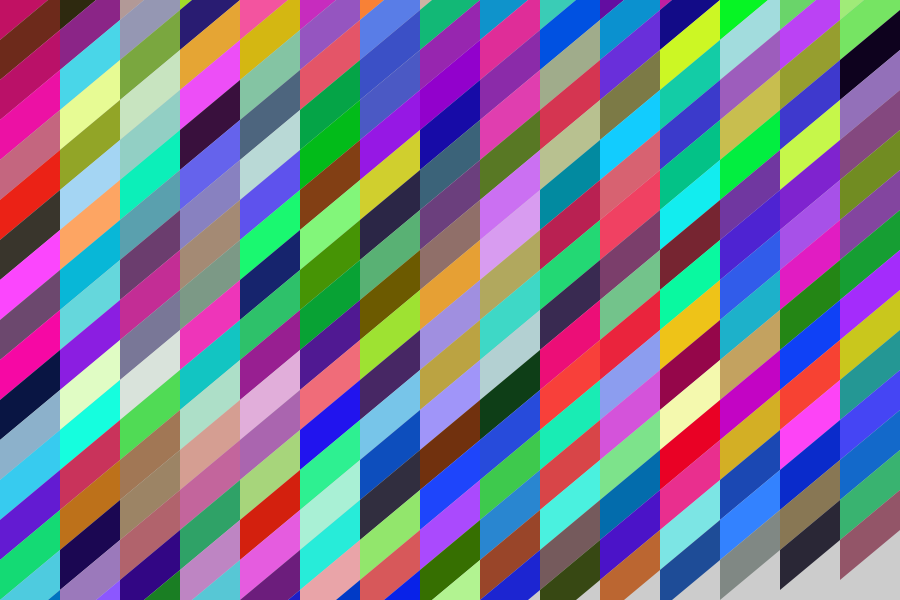
Frame 1 (no input)
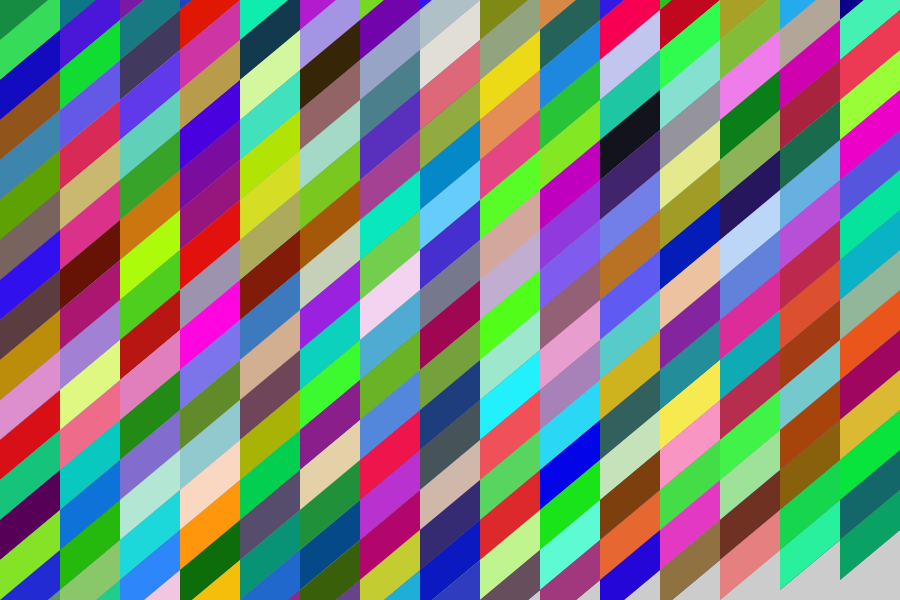
Frame 2 (the mouse pressed at the canvas centre, redrawn once)

The Processing sketch that drew these frames (run headless with seeded random() and noise(); the mouse was pressed at the canvas centre and the sketch redrawn once):

// Processing sketch: codingBridgetRiley_05
// ── codingBridgetRiley_05.pde
// A sketch attempting to recreate the work of Bridget Riley
// After examining her work, 'Cool Place',
// the first step is to create the basica element:
// a parallelogram using quad()

// the height of on of the sides
float quadSideHeight=40;

// the width of the quad()
float quadWidth=60;

// the amount the right side is shifted up
float quadSkew=50;

void setup() {
  
  size(900, 600);
  noLoop();
  
}

void draw() {
  
  // calculate how many "rows" and "columns" of parallelograms to draw
  int qty_cols = int(width/quadWidth)+1;
  int qty_rows = int(height/(quadSideHeight))+4;
  
  for (int y = 0; y < qty_rows; y++) {
    
    for (int x = 0; x < qty_cols; x++) {
      
      color fillColor = color(random(256), random(256), random(256));
      fill(fillColor);
      
      drawParallelogram(x*quadWidth, y*quadSideHeight-((quadSkew-quadSideHeight)*x));
      
    }
    
  }
  
}

void drawParallelogram(float _x, float _y) {

  // we moved this from the global scope just to clean things up
  float[] pts_x = new float[4];
  float[] pts_y = new float[4];

  // a function that performs the calculations of the points
  // we can actually pass the arrays for the points to it!
  calculatePoints(_x, _y, pts_x, pts_y);

  noStroke();
  quad(pts_x[0], pts_y[0], pts_x[1], pts_y[1], pts_x[2], pts_y[2], pts_x[3], pts_y[3]);
  
}

void calculatePoints(float _x, float _y, float[] _pts_x, float[] _pts_y) {
  
  // 1st point, the origin
  _pts_x[0]=_x;
  _pts_y[0]=_y; 
  // 2nd point, move up from the origin
  _pts_x[1]=_pts_x[0];
  _pts_y[1]=_pts_y[0]-quadSideHeight;
  // 3rd point, move right and then up
  _pts_x[2]=_x+quadWidth;
  _pts_y[2]=_y-(quadSideHeight+quadSkew);
  // 4th point, move down to finish the shape
  _pts_x[3]=_pts_x[2];
  _pts_y[3]=_pts_y[2]+quadSideHeight;
  
}
